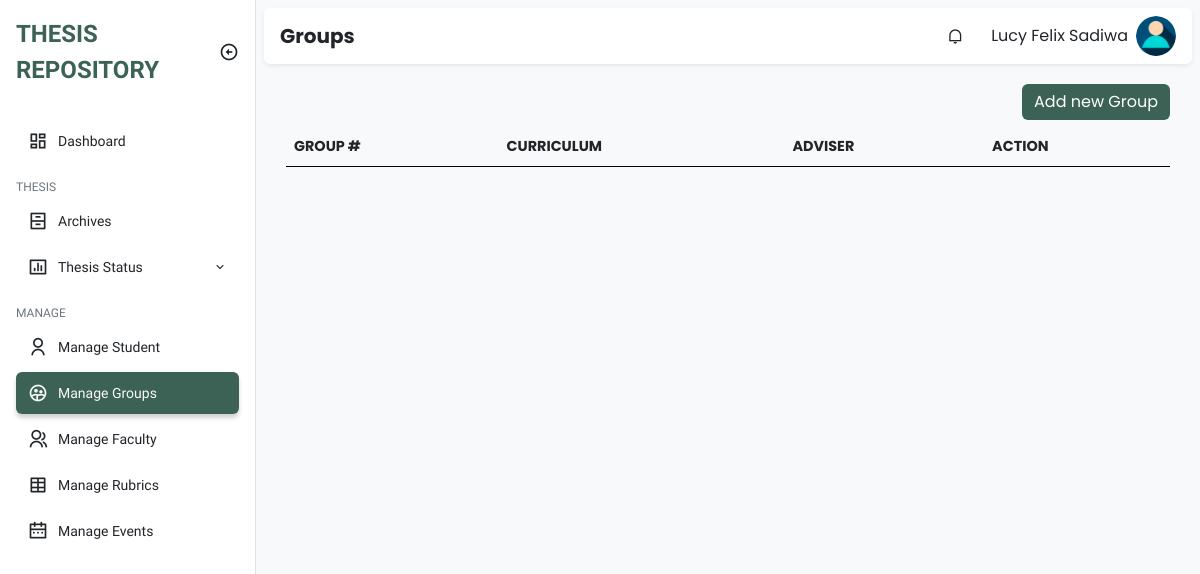
Page /admin/manage_groups.php (signed in) on the earlier database version.
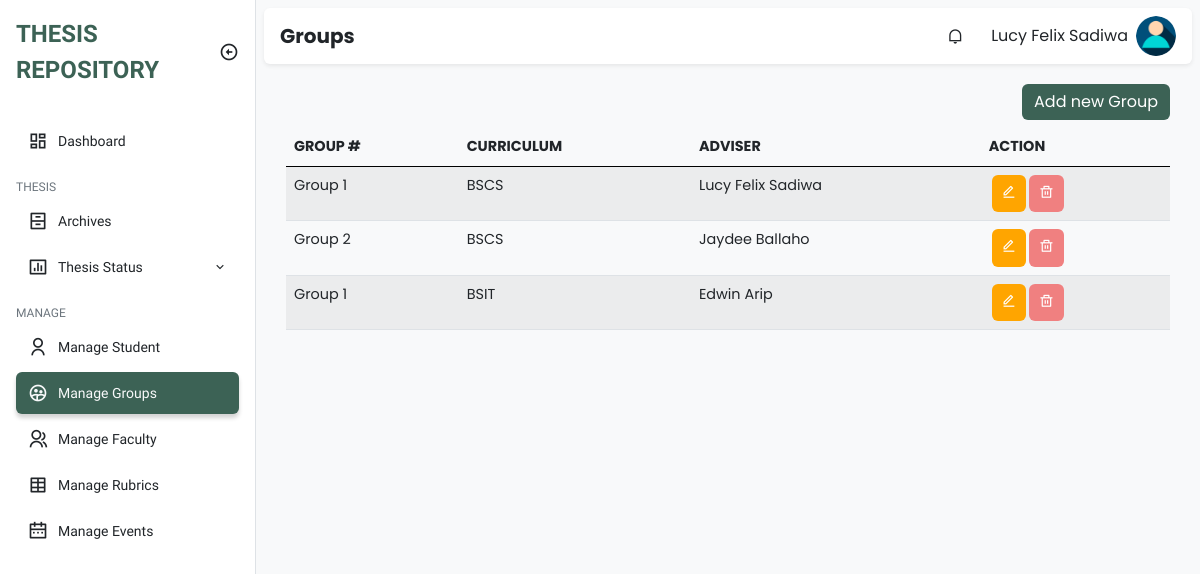
Same page on the later database version.
### tables this page shows
CREATE TABLE `groups` (
  `id` int(11) NOT NULL,
  `group_number` int(11) NOT NULL,
  `curriculum` varchar(255) NOT NULL,
  `adviser_id` int(11) NOT NULL
);

CREATE TABLE `faculty` (
  `id` int(11) NOT NULL,
  `firstname` varchar(255) NOT NULL,
  `middle_name` varchar(100) NOT NULL,
  `lastname` varchar(255) NOT NULL,
  `email` varchar(100) NOT NULL,
  `username` varchar(255) NOT NULL,
  `password` varchar(100) NOT NULL,
  `department` varchar(100) NOT NULL,
  `type` varchar(100) NOT NULL,
  `created_at` timestamp NOT NULL DEFAULT current_timestamp(),
  `updated_at` timestamp NOT NULL DEFAULT current_timestamp() ON UPDATE current_timestamp()
);

### class/student.class.php (called while the page is built, shortened)
<?php
class Student{
    protected $db;
    function __construct()
    {
        $this->db = new Database();
    }
            ?>
            <?php
    function show_all_groups(){
        $sql = "SELECT * FROM groups";
        $query=$this->db->connect()->prepare($sql);
        if($query->execute()){
            $data = $query->fetchAll();
        }
        return $data;
    }
    function get_adviser($adviser_id){
        $sql = "SELECT * FROM faculty WHERE id=:adviser_id";
        $query=$this->db->connect()->prepare($sql);
        $query->bindParam(':adviser_id', $adviser_id);
        if($query->execute()){
            $data = $query->fetchAll();
        }
        return $data;
    }
}
?>

### class/database.sample.php (called while the page is built)
<?php
class Database{
    private $host = 'localhost';
    private $username = 'root';
    private $password = '';
    private $database = 'tams';
    protected $connection;
    function connect(){
        try
			{
				$this->connection = new PDO("mysql:host=$this->host;dbname=$this->database",
											$this->username, $this->password);
			}
			catch (PDOException $e)
			{
				echo "Connection error " . $e->getMessage();
			}
        return $this->connection;
    }
}
?>

### admin/manage_groups.php (the view, shortened to what the changed rows need)
<?php
require_once '../class/student.class.php';
?>
<!DOCTYPE html>
<html lang="en">
  <head>
    <link
      href="https://cdn.jsdelivr.net/npm/remixicon@2.5.0/fonts/remixicon.css"
      rel="stylesheet"
    />
    <link rel="stylesheet" href="https://cdn.datatables.net/1.13.1/css/dataTables.bootstrap5.min.css">
    <link rel="stylesheet" href="https://cdn.datatables.net/responsive/2.4.0/css/responsive.bootstrap.min.css">
    <link rel="stylesheet" href="../assets/css/bootstrap.min.css" />
    <link rel="stylesheet" href="../assets/css/style.css" />
  </head>
  <body>
    <main class="bg-light">
      <div class="p-2">
        <div class="py-4">
          <div class="container padding-bottom">
                    <table id="example" class="table table-striped" style="width:100%">
                        <thead>
                        <tr>
                            <th>Group #</th>
                            <th>Curriculum</th>
                            <th>Adviser</th>
                            <th class="action">Action</th>
                        </tr>
                        </thead>
                        <tbody>
                                <?php
                                    require_once '../class/student.class.php';
                                    $student = new Student();
                                    foreach ($student->show_all_groups() as $value){
                                ?>
                                    <tr>
                                        <td><?php echo "Group " . $value['group_number'] ?></td>
                                        <td><?php echo $value['curriculum'] ?></td>
                                        <?php
                                        foreach ($student->get_adviser($value['adviser_id']) as $adviser){
                                        ?>
                                          <td><?php echo $adviser['firstname'] . " " . $adviser["lastname"] ?></td>
                                        <?php
                                        }
                                        ?>
                                        <td>
                                          <div class="actions">
                                            <a class="action-edit" href="edit_group.php?id=<?php echo $value['id'] ?>"><i class="ri-edit-line"></i></a>
                                            <a class="action-delete" href="delete_group.php?id=<?php echo $value['id'] ?>" onclick="return confirm('Are you sure to delete?')"><i class="ri-delete-bin-line"></i></a>
                                          </div>
                                        </td>
                                    </tr>
                                <?php
                                }
                                ?>
                        </tbody>
                    </table>
          </div>
        </div>
    </div>
    </main>
  </body>
</html>

Differences in the rows shown:
added groups: group_number "1", curriculum "BSCS"
now on this page (row unchanged): faculty: firstname "Lucy Felix", lastname "Sadiwa", shown under "1"
added groups: group_number "2", curriculum "BSCS"
now on this page (row unchanged): faculty: firstname "Jaydee", lastname "Ballaho", shown under "2"
added groups: group_number "1", curriculum "BSIT"
now on this page (row unchanged): faculty: firstname "Edwin", lastname "Arip", shown under "1"
